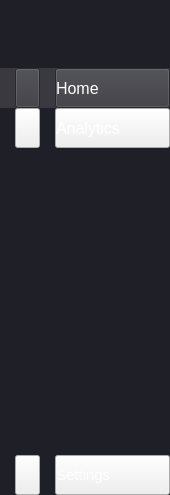
           <widget class="QFrame" name="side_menu">
            <property name="minimumSize">
             <size>
              <width>170</width>
              <height>0</height>
             </size>
            </property>
            <property name="maximumSize">
             <size>
              <width>170</width>
              <height>16777215</height>
             </size>
            </property>
            <property name="styleSheet">
             <string notr="true">QFrame{
	background-color: rgb(31, 32, 39);
	border-radius: 0px;
}</string>
            </property>
            <property name="frameShape">
             <enum>QFrame::NoFrame</enum>
            </property>
            <property name="frameShadow">
             <enum>QFrame::Raised</enum>
            </property>
            <layout class="QVBoxLayout" name="verticalLayout_4">
             <property name="spacing">
              <number>0</number>
             </property>
             <property name="leftMargin">
              <number>0</number>
             </property>
             <property name="topMargin">
              <number>0</number>
             </property>
             <property name="rightMargin">
              <number>0</number>
             </property>
             <property name="bottomMargin">
              <number>0</number>
             </property>
             <item>
              <widget class="QLabel" name="label">
               <property name="minimumSize">
                <size>
                 <width>170</width>
                 <height>68</height>
                </size>
               </property>
               <property name="maximumSize">
                <size>
                 <width>16777215</width>
                 <height>68</height>
                </size>
               </property>
               <property name="styleSheet">
                <string notr="true"/>
               </property>
               <property name="text">
                <string/>
               </property>
               <property name="pixmap">
                <pixmap>Logo/Header.png</pixmap>
               </property>
               <property name="scaledContents">
                <bool>true</bool>
               </property>
              </widget>
             </item>
             <item>
              <widget class="QFrame" name="homeButton">
               <property name="minimumSize">
                <size>
                 <width>0</width>
                 <height>40</height>
                </size>
               </property>
               <property name="styleSheet">
                <string notr="true">background-color: rgb(57, 57, 63);
</string>
               </property>
               <property name="frameShape">
                <enum>QFrame::StyledPanel</enum>
               </property>
               <property name="frameShadow">
                <enum>QFrame::Raised</enum>
               </property>
               <layout class="QHBoxLayout" name="horizontalLayout_5">
                <property name="spacing">
                 <number>15</number>
                </property>
                <property name="leftMargin">
                 <number>15</number>
                </property>
                <property name="topMargin">
                 <number>0</number>
                </property>
                <property name="rightMargin">
                 <number>0</number>
                </property>
                <property name="bottomMargin">
                 <number>0</number>
                </property>
                <item>
                 <widget class="QPushButton" name="btn_home_icon">
                  <property name="minimumSize">
                   <size>
                    <width>25</width>
                    <height>40</height>
                   </size>
                  </property>
                  <property name="maximumSize">
                   <size>
                    <width>25</width>
                    <height>16777215</height>
                   </size>
                  </property>
                  <property name="text">
                   <string/>
                  </property>
                  <property name="icon">
                   <iconset>
                    <normaloff>Logo/Home.png</normaloff>Logo/Home.png</iconset>
                  </property>
                  <property name="iconSize">
                   <size>
                    <width>25</width>
                    <height>25</height>
                   </size>
                  </property>
                 </widget>
                </item>
                <item>
                 <widget class="QPushButton" name="btn_home">
                  <property name="minimumSize">
                   <size>
                    <width>0</width>
                    <height>40</height>
                   </size>
                  </property>
                  <property name="maximumSize">
                   <size>
                    <width>16777215</width>
                    <height>16777215</height>
                   </size>
                  </property>
                  <property name="font">
                   <font>
                    <family>Nirmala UI</family>
                    <pointsize>12</pointsize>
                   </font>
                  </property>
                  <property name="styleSheet">
                   <string notr="true">color: rgb(255, 255, 255);
text-align: left;</string>
                  </property>
                  <property name="text">
                   <string>Home</string>
                  </property>
                 </widget>
                </item>
               </layout>
              </widget>
             </item>
             <item>
              <widget class="QFrame" name="analyticsButton">
               <property name="minimumSize">
                <size>
                 <width>0</width>
                 <height>40</height>
                </size>
               </property>
               <property name="styleSheet">
                <string notr="true">QFrame::hover{
	background-color: rgb(57, 57, 63);
}
</string>
               </property>
               <property name="frameShape">
                <enum>QFrame::StyledPanel</enum>
               </property>
               <property name="frameShadow">
                <enum>QFrame::Raised</enum>
               </property>
               <layout class="QHBoxLayout" name="horizontalLayout_7">
                <property name="spacing">
                 <number>15</number>
                </property>
                <property name="leftMargin">
                 <number>15</number>
                </property>
                <property name="topMargin">
                 <number>0</number>
                </property>
                <property name="rightMargin">
                 <number>0</number>
                </property>
                <property name="bottomMargin">
                 <number>0</number>
                </property>
                <item>
                 <widget class="QPushButton" name="btn_analytics_icon">
                  <property name="minimumSize">
                   <size>
                    <width>25</width>
                    <height>40</height>
                   </size>
                  </property>
                  <property name="maximumSize">
                   <size>
                    <width>25</width>
                    <height>16777215</height>
                   </size>
                  </property>
                  <property name="text">
                   <string/>
                  </property>
                  <property name="icon">
                   <iconset>
                    <normaloff>Logo/Graph.png</normaloff>Logo/Graph.png</iconset>
                  </property>
                  <property name="iconSize">
                   <size>
                    <width>25</width>
                    <height>25</height>
                   </size>
                  </property>
                 </widget>
                </item>
                <item>
                 <widget class="QPushButton" name="btn_analytics">
                  <property name="minimumSize">
                   <size>
                    <width>0</width>
                    <height>40</height>
                   </size>
                  </property>
                  <property name="maximumSize">
                   <size>
                    <width>16777215</width>
                    <height>16777215</height>
                   </size>
                  </property>
                  <property name="font">
                   <font>
                    <family>Nirmala UI</family>
                    <pointsize>12</pointsize>
                   </font>
                  </property>
                  <property name="styleSheet">
                   <string notr="true">color: rgb(255, 255, 255);
text-align: left;</string>
                  </property>
                  <property name="text">
                   <string>Analytics</string>
                  </property>
                 </widget>
                </item>
               </layout>
              </widget>
             </item>
             <item>
              <spacer name="verticalSpacer">
               <property name="orientation">
                <enum>Qt::Vertical</enum>
               </property>
               <property name="sizeHint" stdset="0">
                <size>
                 <width>20</width>
                 <height>307</height>
                </size>
               </property>
              </spacer>
             </item>
             <item>
              <widget class="QFrame" name="settingButton">
               <property name="minimumSize">
                <size>
                 <width>0</width>
                 <height>40</height>
                </size>
               </property>
               <property name="styleSheet">
                <string notr="true">QFrame::hover{
	background-color: rgb(57, 57, 63);
}</string>
               </property>
               <property name="frameShape">
                <enum>QFrame::StyledPanel</enum>
               </property>
               <property name="frameShadow">
                <enum>QFrame::Raised</enum>
               </property>
               <layout class="QHBoxLayout" name="horizontalLayout_9">
                <property name="spacing">
                 <number>15</number>
                </property>
                <property name="leftMargin">
                 <number>15</number>
                </property>
                <property name="topMargin">
                 <number>0</number>
                </property>
                <property name="rightMargin">
                 <number>0</number>
                </property>
                <property name="bottomMargin">
                 <number>0</number>
                </property>
                <item>
                 <widget class="QPushButton" name="btn_setting_icon">
                  <property name="minimumSize">
                   <size>
                    <width>25</width>
                    <height>40</height>
                   </size>
                  </property>
                  <property name="maximumSize">
                   <size>
                    <width>25</width>
                    <height>16777215</height>
                   </size>
                  </property>
                  <property name="text">
                   <string/>
                  </property>
                  <property name="icon">
                   <iconset>
                    <normaloff>Logo/Setting.png</normaloff>Logo/Setting.png</iconset>
                  </property>
                  <property name="iconSize">
                   <size>
                    <width>25</width>
                    <height>25</height>
                   </size>
                  </property>
                 </widget>
                </item>
                <item>
                 <widget class="QPushButton" name="btn_setting">
                  <property name="minimumSize">
                   <size>
                    <width>0</width>
                    <height>40</height>
                   </size>
                  </property>
                  <property name="font">
                   <font>
                    <family>Nirmala UI</family>
                    <pointsize>11</pointsize>
                   </font>
                  </property>
                  <property name="styleSheet">
                   <string notr="true">color: rgb(255, 255, 255);
text-align: left;</string>
                  </property>
                  <property name="text">
                   <string>Settings</string>
                  </property>
                 </widget>
                </item>
               </layout>
              </widget>
             </item>
            </layout>
           </widget>
